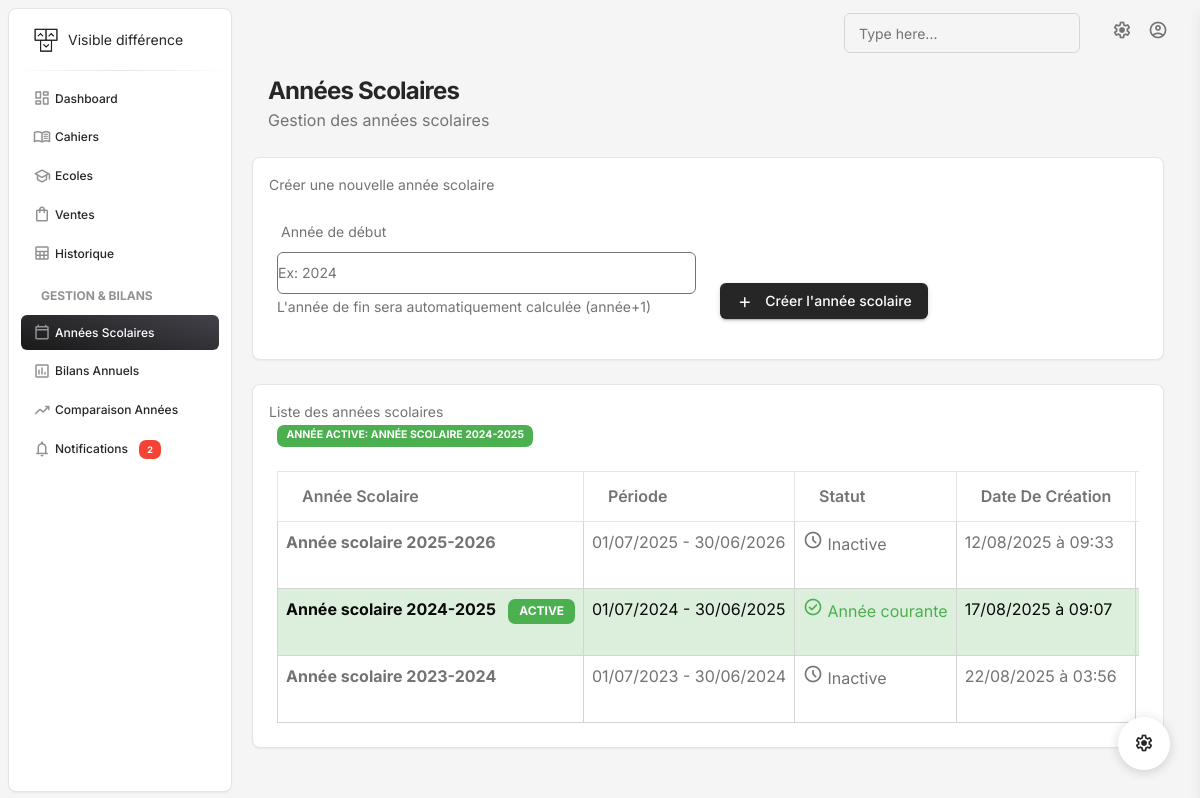
The page /annees-scolaires/ on the database its author committed.
### gestion/models.py (models this page shows, shortened)
class AnneeScolaire(models.Model):
    id = models.UUIDField(primary_key=True, default=uuid.uuid4, editable=False)
    annee_debut = models.IntegerField()
    annee_fin = models.IntegerField()
    date_debut = models.DateField()
    date_fin = models.DateField()
    est_active = models.BooleanField(default=False)
    created_at = models.DateTimeField(auto_now_add=True)
    class Meta:
        ordering = ['-annee_debut']
        unique_together = ['annee_debut', 'annee_fin']
    @property
    def libelle(self):
        return f"Année scolaire {self.annee_debut}-{self.annee_fin}"
    @classmethod
    def get_annee_courante(cls):
        return cls.objects.filter(est_active=True).first()

### gestion/Views/year.py (the view)
# urls.py: path('annees-scolaires/', gestion_annees_scolaires, name='annees_scolaires'),
def gestion_annees_scolaires(request):
    annees = AnneeScolaire.objects.all()
    annee_courante = AnneeScolaire.get_annee_courante()
    context = {
        'annees': annees,
        'annee_courante': annee_courante,
    }
    return render(request, 'annees_scolaires.html', context)

### gestion/templates/annees_scolaires.html (shortened to what this page needs)
{% extends "base.html" %}
{% block content %}
{% load static %}
<div class="container-fluid py-2">
  <div class="row">
    <div class="ms-3">
      <h3 class="mb-0 h4 font-weight-bolder">Années Scolaires</h3>
      <p class="mb-4">Gestion des années scolaires</p>
    </div>
    <div class="row mb-4">
      <div class="col-lg-12">
        <div class="card">
          <div class="card-header pb-0">
            <div class="row">
              <div class="col-lg-6 col-7">
                <p class="text-sm mb-0">Créer une nouvelle année scolaire</p>
              </div>
            </div>
          </div>
          <div class="card-body p-4">
            <form method="POST" action="{% url 'creer_annee_scolaire' %}">
              <div class="row">
                <div class="col-md-6">
                  <div class="mb-3">
                    <label for="annee_debut" class="form-label">Année de début</label>
                    <input type="number" class="form-control border border-secondary"
                           name="annee_debut" min="2020" max="2040"
                           placeholder="Ex: 2024" required />
                    <small class="form-text text-muted">
                      L'année de fin sera automatiquement calculée (année+1)
                    </small>
                  </div>
                </div>
                <div class="col-md-6 d-flex align-items-end">
                  <button type="submit" class="btn btn-dark">
                    <i class="material-symbols-rounded me-2">add</i>
                    Créer l'année scolaire
                  </button>
                </div>
              </div>
            </form>
          </div>
        </div>
      </div>
    </div>
    <div class="row mb-4">
      <div class="col-lg-12">
        <div class="card">
          <div class="card-header pb-0">
            <div class="row">
              <div class="col-lg-6 col-7">
                <p class="text-sm mb-0">
                  <span>Liste des années scolaires</span>
                  {% if annee_courante %}
                    <span class="badge bg-success ms-2">Année active: {{ annee_courante.libelle }}</span>
                  {% endif %}
                </p>
              </div>
            </div>
          </div>
          <div class="card-body p-4 pb-2">
            <div class="table-responsive">
              <table class="table table-bordered">
                <thead>
                  <tr>
                    <th scope="col">Année Scolaire</th>
                    <th scope="col">Période</th>
                    <th scope="col">Statut</th>
                    <th scope="col">Date de création</th>
                    <th scope="col">Actions</th>
                  </tr>
                </thead>
                <tbody>
                  {% for annee in annees %}
                  <tr {% if annee.est_active %}class="table-success"{% endif %}>
                    <td class="border">
                      <strong>{{ annee.libelle }}</strong>
                      {% if annee.est_active %}
                        <span class="badge bg-success ms-2">ACTIVE</span>
                      {% endif %}
                    </td>
                    <td class="border">
                      {{ annee.date_debut|date:"d/m/Y" }} - {{ annee.date_fin|date:"d/m/Y" }}
                    </td>
                    <td class="border">
                      {% if annee.est_active %}
                        <span class="text-success">
                          <i class="material-symbols-rounded">check_circle</i>
                          Année courante
                        </span>
                      {% else %}
                        <span class="text-muted">
                          <i class="material-symbols-rounded">schedule</i>
                          Inactive
                        </span>
                      {% endif %}
                    </td>
                    <td class="border">{{ annee.created_at|date:"d/m/Y à H:i" }}</td>
                    <td class="border">
                    </td>
                  </tr>
                  {% empty %}
                  <tr>
                    <td colspan="5" class="text-center">
                      Aucune année scolaire créée.
                    </td>
                  </tr>
                  {% endfor %}
                </tbody>
              </table>
            </div>
          </div>
        </div>
      </div>
    </div>
  </div>
</div>
{% endblock %}

### rows shown on the page
AnneeScolaire: libelle "ANNÉE SCOLAIRE 2024-2025", libelle "Année scolaire 2024-2025", est_active "ACTIVE", date_debut "01/07/2024", date_fin "30/06/2025", created_at "17/08/2025 à 09:07"
AnneeScolaire: libelle "Année scolaire 2025-2026", date_debut "01/07/2025", date_fin "30/06/2026", est_active False (drawn), created_at "12/08/2025 à 09:33"
AnneeScolaire: libelle "Année scolaire 2023-2024", date_debut "01/07/2023", date_fin "30/06/2024", est_active False (drawn), created_at "22/08/2025 à 03:56"
